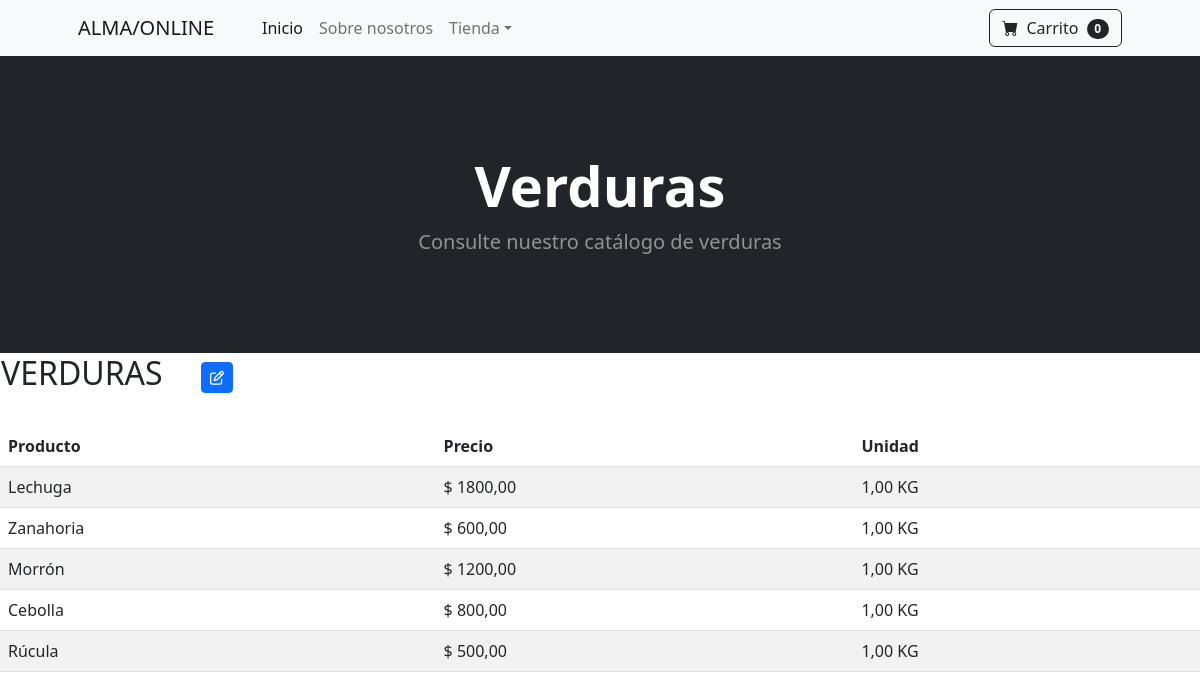
Page /verduras on the committed database.
### aplicacion/models.py (models this page shows)
class Verdura (models.Model):
    nombre= models.CharField(max_length=50)
    precio= models.DecimalField(max_digits=10, decimal_places=2)
    unidad= models.DecimalField(max_digits=10, decimal_places=2)

### aplicacion/views.py (the view)
# urls.py: path('verduras', verdura, name="verduras"),
def verdura (request):
    productos_verdura = Verdura.objects.all()
    return render(request,"aplicacion/verdura.html",{
        'productos_verdura': productos_verdura})

### aplicacion/templates/aplicacion/verdura.html
{% extends 'aplicacion/index.html' %}
{% block Titulo %}
<h1 class="display-4 fw-bolder">Verduras</h1>
<p class="lead fw-normal text-white-50 mb-0">Consulte nuestro catálogo de verduras</p>
</div>
</div>
</header>
{% endblock Titulo %}
{% block Contenido %}
<table>
    <tr>
        <td width="200"><h2>VERDURAS</h2></td>
        <td>
            <a
            href="{% url 'verdura_form' %}"
            class="btn btn-primary btn-sm"
            ><i class="fa-regular fa-pen-to-square"></i>
            </a>
        </td>
    </tr>
</table>
<table class="table table-striped">
    <thead>
        <tr>
            <th>Producto</th>
            <th>Precio</th>
            <th>Unidad</th>
        </tr>
    </thead>
    <tbody>
        {% for producto in productos_verdura %}
        <tr>
            <td>{{ producto.nombre }}</td>
            <td>$ {{producto.precio }}</td>
            <td>{{ producto.unidad }} KG </td>
        </tr>
        {% endfor %}
        {% endblock Contenido %}
        {% block Copyright %}
        <div class="card-footer p-4 pt-0 border-top-0 bg-transparent">
        </div>
        {% endblock Copyright %}

### rows in the picture
Verdura: nombre "Lechuga", precio "1800,00", unidad "1,00"
Verdura: nombre "Zanahoria", precio "600,00", unidad "1,00"
Verdura: nombre "Morrón", precio "1200,00", unidad "1,00"
Verdura: nombre "Cebolla", precio "800,00", unidad "1,00"
Verdura: nombre "Rúcula", precio "500,00", unidad "1,00"
